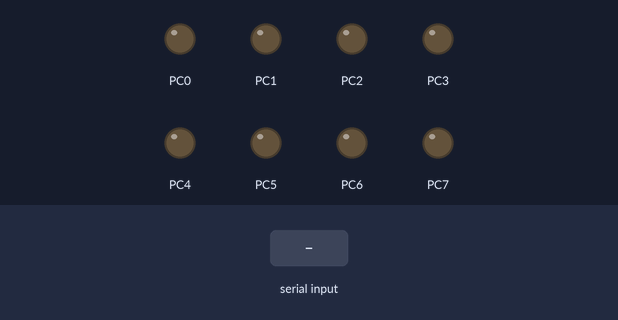
Bench run of a program on a simulated ATmega8, built with avr-gcc and emulated at 8 MHz. Parts: output pins drawn as LEDs (lit = HIGH). Inputs (shaded band) come from the test bench.

Above: at 1.2 s.
1.3 s: byte 45 (0x2D) received over Serial
Timing chart, 0 to 4.3 s (numbered marks = the images above; inputs shaded):
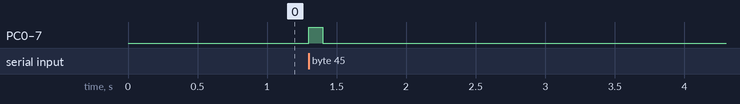

The program:

main.c
```c
#define BAUD 9600L
#define UBRRL_VALUE (F_CPU / (BAUD * 16L)) - 1

#include <avr/io.h>
#include <util/delay.h>

void initUSART() {
    UBRRL = UBRRL_VALUE;
    UBRRH = (UBRRL_VALUE) >> 8;
    UCSRB = (1 << RXEN);
    UCSRC = (1 << URSEL) | (1 <<  UCSZ0) | (1 << UCSZ1);
}

unsigned char readUART()
{
    while( !(UCSRA & (1 << RXC)) ) {};
    return UDR;
}

int main(void)
{
    DDRC = 0xFF;
    initUSART();
    while(1)
    {
        unsigned char receivedValue = readUART();
        if (receivedValue == 0x2D) {
            PORTC = 0xFF;
            _delay_ms(100);
            PORTC = 0;
        }

        if (receivedValue == 0x2F)
        {
            PORTC = 0xFF;
            _delay_ms(250);
            PORTC = 0;
        }
    }
}
```

Measured:
- after the input at 1.3 s, PC0–7: LOW → HIGH at once, → LOW 0.10 s later
